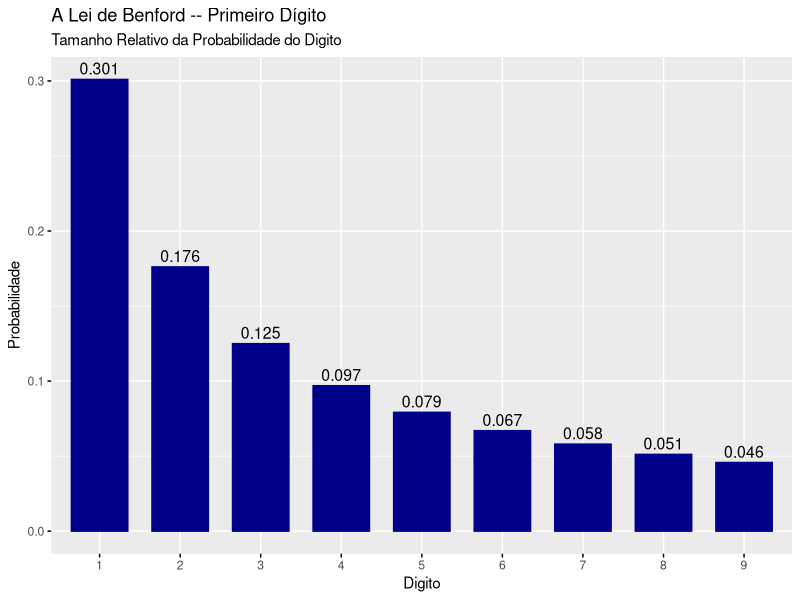

This figure's R source:
library(tibble)
library(dplyr)
library(ggpubr)
p <- tibble(digit = 1:9, prob = 0)
for (i in 1:9)   p$prob[i] <-  log10((i + 1)/i)
problabel <- round(p$prob, 3)
library(ggpubr)
p %>% mutate(digit = as.character(digit)) %>% 
  ggbarplot(x = "digit", y = "prob",
                palette = "aaas",
                fill = "dark blue",
                color = "dark blue",
                label = problabel,
                lab.pos = "out",
                title = "A Lei de Benford -- Primeiro Dígito",
                subtitle = "Tamanho Relativo da Probabilidade do Digito",
                xlab = "Digito",
                ylab = "Probabilidade",
                ggtheme = theme_gray())
